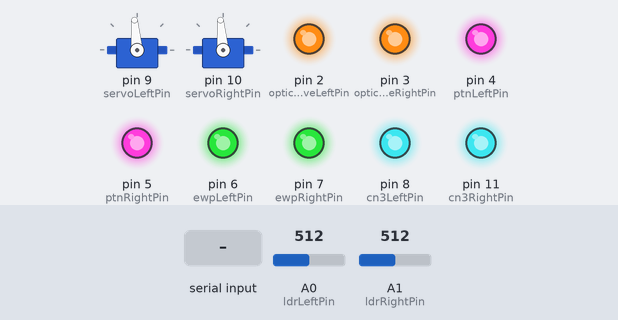
This sketch was run on a simulated Arduino Uno, built with avr-gcc and run on an emulated ATmega328P. Parts: 2 × servo, output pins drawn as LEDs (lit = HIGH). The test bench sets the inputs (shaded band); at power-on: A0 (ldrLeftPin) = 512, A1 (ldrRightPin) = 512. What the sketch prints to the serial monitor is not drawn.

Above: at 1.2 s.
1.3 s: A0 (ldrLeftPin) set to 417
4.4 s: A0 (ldrLeftPin) set to 387
At 6.0 s:
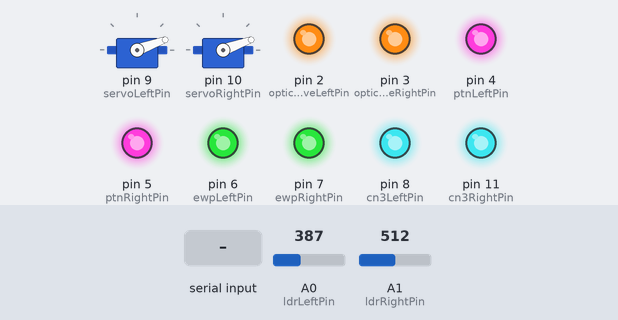
6.3 s: "SET_LDR_THRESH:90,45\n" received over Serial
At 7.4 s:
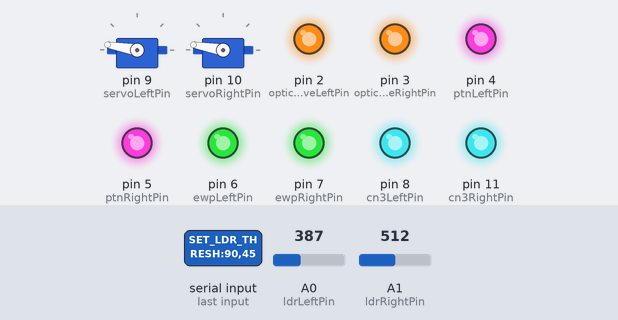
7.9 s: A1 (ldrRightPin) set to 95
10.2 s: A1 (ldrRightPin) set to 85
At 10.8 s:
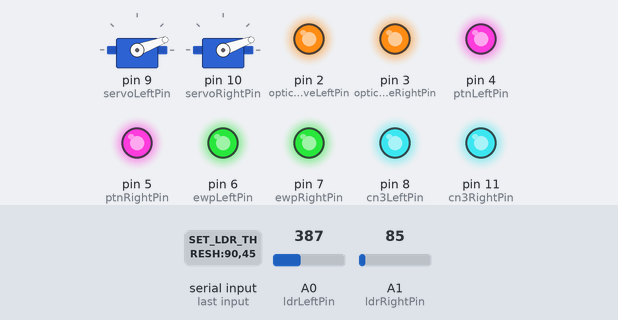
Timing chart, 0 to 13.2 s (numbered marks = the images above; inputs shaded):
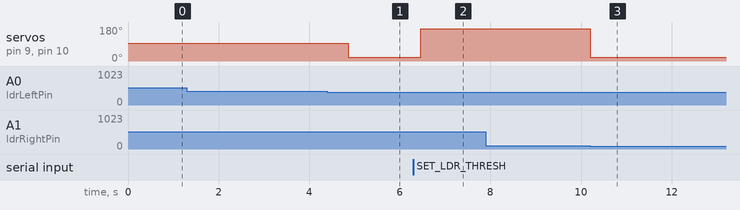

Measured:
- the behaviour switches between 400 and 399 on A0 (ldrLeftPin) (found by bisection; images 0 and 1)
- the behaviour switches between 90 and 89 on A1 (ldrRightPin) (found by bisection; images 2 and 3)
- after the input at 1.3 s, every drawn part: stays the same
- after the input at 4.4 s, servo on pin 9 (servoLeftPin), servo on pin 10 (servoRightPin): 95° → 20° after 0.46 s
- after the input at 6.3 s, servo on pin 9 (servoLeftPin), servo on pin 10 (servoRightPin): 20° → 170° after 0.16 s
- after the input at 7.9 s, every drawn part: stays the same
- after the input at 10.2 s, servo on pin 9 (servoLeftPin), servo on pin 10 (servoRightPin): 170° → 20° at once

The sketch:

Light_Reflex_Simulator.ino
```cpp
#include <Servo.h>

// === Pin Definitions ===
// LDR Analog Inputs
const int ldrLeftPin = A0;
const int ldrRightPin = A1;

// Servo Outputs
const int servoLeftPin = 9;
const int servoRightPin = 10;

// Lesion Pathway Control Pins (Arduino will control these as OUTPUTs to turn LEDs ON/OFF)
// HIGH = OK (LED ON), LOW = Lesion (LED OFF)
const int opticNerveLeftPin = 2;   // Optic Nerve Left Pathway LED (formerly Afferent Left)
const int opticNerveRightPin = 3;  // Optic Nerve Right Pathway LED (formerly Afferent Right)
const int ptnLeftPin = 4;        // Pretectal Nucleus Left Pathway LED
const int ptnRightPin = 5;       // Pretectal Nucleus Right Pathway LED
const int ewpLeftPin = 6;        // Edinger-Westphal Nucleus Left Pathway LED
const int ewpRightPin = 7;       // Edinger-Westphal Nucleus Right Pathway LED
const int cn3LeftPin = 8;        // 3rd Cranial Nerve Left Pathway LED
const int cn3RightPin = 11;      // 3rd Cranial Nerve Right Pathway LED // Corrected: Removed duplicate 'int'

// === Tweakable Light Intensity Thresholds (LDR values are inverse to light intensity) ===
// These will be adjusted by the GUI. Default values:
int HIGH_INTENSITY_LDR_THRESHOLD = 400; // LDR values BELOW this mean high light (pupil constricts)
int LOW_INTENSITY_LDR_THRESHOLD  = 600; // LDR values ABOVE this mean low light (pupil dilates)

// === Fixed Servo Limits for Reflex Mode ===
// Servos will operate between these angles for constriction/dilation.
const int SERVO_MIN_ANGLE = 20;  // Corresponds to fully constricted pupil
const int SERVO_MAX_ANGLE = 170; // Corresponds to fully dilated pupil

// === Servo Objects ===
Servo leftIris;
Servo rightIris;

// === Enums for better readability ===
enum LightLevel {
  NO_STIMULUS,
  LOW_LIGHT,
  AMBIENT_LIGHT,
  HIGH_LIGHT
};

// Operating mode is now fixed to REFLEX_MODE as per GUI simplification
// enum OperatingMode {
//   REFLEX_MODE,
//   MANUAL_MODE
// };
// OperatingMode currentOperatingMode = REFLEX_MODE; // Always REFLEX_MODE

// --- Serial Command Parsing (Memory Optimized) ---
const byte SERIAL_BUFFER_SIZE = 64; // Max command length + null terminator
char inputBuffer[SERIAL_BUFFER_SIZE];
byte bufferIndex = 0;
bool stringComplete = false;

void setup() {
  Serial.begin(9600);
  while (!Serial); // Wait for serial port to connect (Leonardo/Micro)

  leftIris.attach(servoLeftPin);
  rightIris.attach(servoRightPin);

  // Configure lesion control pins as OUTPUTs (explicitly for LEDs)
  pinMode(opticNerveLeftPin, OUTPUT);
  pinMode(opticNerveRightPin, OUTPUT);
  pinMode(ptnLeftPin, OUTPUT);
  pinMode(ptnRightPin, OUTPUT);
  pinMode(ewpLeftPin, OUTPUT);
  pinMode(ewpRightPin, OUTPUT);
  pinMode(cn3LeftPin, OUTPUT);
  pinMode(cn3RightPin, OUTPUT); // Corrected: cn3RightPin is now properly declared

  // Initial state of LEDs: All INTACT (LED ON, HIGH) until GUI sends commands
  // This will be set by the GUI on connection.
  digitalWrite(opticNerveLeftPin, HIGH);
  digitalWrite(opticNerveRightPin, HIGH);
  digitalWrite(ptnLeftPin, HIGH);
  digitalWrite(ptnRightPin, HIGH);
  digitalWrite(ewpLeftPin, HIGH);
  digitalWrite(ewpRightPin, HIGH);
  digitalWrite(cn3LeftPin, HIGH);
  digitalWrite(cn3RightPin, HIGH);

  // Set initial positions for both servos to their mid-range (dilated or mid-range)
  // angleToServo(0) maps to the middle of the SERVO_MIN_ANGLE and SERVO_MAX_ANGLE range
  leftIris.write(angleToServo(0));
  rightIris.write(angleToServo(0));

  Serial.println(F("Arduino Iris Reflex Simulation Ready.")); // F() macro to save PROGMEM
  Serial.println(F("Operating Mode: REFLEX_MODE (Fixed)")); // F() macro to save PROGMEM
}

void loop() {
  serialEvent(); // Check for incoming serial data

  if (stringComplete) {
    processCommand(inputBuffer); // Pass the C-style string
    bufferIndex = 0; // Reset buffer index
    stringComplete = false;
    memset(inputBuffer, 0, SERIAL_BUFFER_SIZE); // Clear the buffer
  }

  // Common operations: Read LDR values
  int leftLDR = analogRead(ldrLeftPin);
  int rightLDR = analogRead(ldrRightPin);

  // Variables to hold calculated angles in conceptual -90 to +90 range
  int calculatedAngleLeft = 0; // Default to mid-range (0 conceptual angle)
  int calculatedAngleRight = 0; // Default to mid-range (0 conceptual angle)

  // === Read the states of all pathway control pins ===
  // A HIGH signal means the pathway is INTACT (LED ON)
  // A LOW signal means the pathway has a LESION (LED OFF)
  bool opticNerveL_OK = digitalRead(opticNerveLeftPin) == HIGH;
  bool opticNerveR_OK = digitalRead(opticNerveRightPin) == HIGH;
  bool ptnLeft_OK = digitalRead(ptnLeftPin) == HIGH;
  bool ptnRight_OK = digitalRead(ptnRightPin) == HIGH;
  bool ewpLeft_OK = digitalRead(ewpLeftPin) == HIGH;
  bool ewpRight_OK = digitalRead(ewpRightPin) == HIGH;
  bool cn3Left_OK = digitalRead(cn3LeftPin) == HIGH;
  bool cn3Right_OK = digitalRead(cn3RightPin) == HIGH; // Corrected: cn3RightPin is now properly declared

  // === Assess Optic Nerve Pathway Integrity ===
  // Both optic nerve and pretectal nucleus pathways must be intact for light stimulus to be registered
  bool leftOpticNervePathwayIntact = opticNerveL_OK && ptnLeft_OK;
  bool rightOpticNervePathwayIntact = opticNerveR_OK && ptnRight_OK;

  // === Determine the OVERALL (Global) Light Level ===
  LightLevel currentGlobalLightLevel = NO_STIMULUS;

  // Logic for determining global light level based on LDR readings and intact optic nerve pathways
  if ((leftLDR < HIGH_INTENSITY_LDR_THRESHOLD && leftOpticNervePathwayIntact) ||
      (rightLDR < HIGH_INTENSITY_LDR_THRESHOLD && rightOpticNervePathwayIntact)) {
    currentGlobalLightLevel = HIGH_LIGHT;
  } else if ((leftLDR >= HIGH_INTENSITY_LDR_THRESHOLD && leftLDR <= LOW_INTENSITY_LDR_THRESHOLD && leftOpticNervePathwayIntact) ||
             (rightLDR >= HIGH_INTENSITY_LDR_THRESHOLD && rightLDR <= LOW_INTENSITY_LDR_THRESHOLD && rightOpticNervePathwayIntact)) {
    currentGlobalLightLevel = AMBIENT_LIGHT;
  } else if ((leftLDR > LOW_INTENSITY_LDR_THRESHOLD && leftOpticNervePathwayIntact) ||
             (rightLDR > LOW_INTENSITY_LDR_THRESHOLD && rightOpticNervePathwayIntact)) {
    currentGlobalLightLevel = LOW_LIGHT;
  }

  // === Apply reflex logic to iris constriction ===
  // Left Iris Reflex
  if (ewpLeft_OK && cn3Left_OK) { // Check if left efferent pathway (EWP and CN3) is intact
    switch (currentGlobalLightLevel) {
      case HIGH_LIGHT:    calculatedAngleLeft = -90; break; // Constrict fully (maps to SERVO_MIN_ANGLE)
      case AMBIENT_LIGHT: calculatedAngleLeft = 0;   break; // Midline (maps to middle of SERVO_MIN/MAX)
      case LOW_LIGHT:     calculatedAngleLeft = 90;  break; // Dilate fully (maps to SERVO_MAX_ANGLE)
      case NO_STIMULUS:
      default:            calculatedAngleLeft = 90;  break; // No stimulus or optic nerve lesion, remains dilated
    }
  } else {
    calculatedAngleLeft = 90; // Lesion present in efferent pathway, stays dilated
  }

  // Right Iris Reflex
  if (ewpRight_OK && cn3Right_OK) { // Check if right efferent pathway (EWP and CN3) is intact
    switch (currentGlobalLightLevel) {
      case HIGH_LIGHT:    calculatedAngleRight = -90; break; // Constrict fully (maps to SERVO_MIN_ANGLE)
      case AMBIENT_LIGHT: calculatedAngleRight = 0;   break; // Midline (maps to middle of SERVO_MIN/MAX)
      case LOW_LIGHT:     calculatedAngleRight = 90;  break; // Dilate fully (maps to SERVO_MAX_ANGLE)
      case NO_STIMULUS:
      default:            calculatedAngleRight = 90;  break; // No stimulus or optic nerve lesion, remains dilated
    }
  } else {
    calculatedAngleRight = 90; // Lesion present in efferent pathway, stays dilated
  }

  // Convert conceptual angles to servo 0-180 range (which is now 20-170)
  int finalServoLeftAngle = angleToServo(calculatedAngleLeft);
  int finalServoRightAngle = angleToServo(calculatedAngleRight);

  // Apply calculated angles to servos
  leftIris.write(finalServoLeftAngle);
  rightIris.write(finalServoRightAngle);

  // === Send Consolidated Data to GUI ===
  // This helps the GUI parse data efficiently
  // Using F() macro for constant strings to store them in Flash (PROGMEM)
  // which saves precious SRAM.
  Serial.print(F("DATA|"));
  Serial.print(F("LDR_L:")); Serial.print(leftLDR);
  Serial.print(F(",LDR_R:")); Serial.print(rightLDR);
  Serial.print(F("|MODE:REFLEX")); // Mode is fixed to REFLEX

  // Send lesion states
  Serial.print(F("|ONL:")); Serial.print(digitalRead(opticNerveLeftPin) == HIGH ? F("1") : F("0"));
  Serial.print(F(",ONR:")); Serial.print(digitalRead(opticNerveRightPin) == HIGH ? F("1") : F("0"));
  Serial.print(F(",PTNL:")); Serial.print(digitalRead(ptnLeftPin) == HIGH ? F("1") : F("0"));
  Serial.print(F(",PTNR:")); Serial.print(digitalRead(ptnRightPin) == HIGH ? F("1") : F("0"));
  Serial.print(F(",EWPL:")); Serial.print(digitalRead(ewpLeftPin) == HIGH ? F("1") : F("0"));
  Serial.print(F(",EWPR:")); Serial.print(digitalRead(ewpRightPin) == HIGH ? F("1") : F("0"));
  Serial.print(F(",CN3L:")); Serial.print(digitalRead(cn3LeftPin) == HIGH ? F("1") : F("0"));
  Serial.print(F(",CN3R:")); Serial.print(digitalRead(cn3RightPin) == HIGH ? F("1") : F("0")); // Corrected: cn3RightPin is now properly declared

  Serial.print(F("|GLL:"));
  // Re-calculate debugGlobalLightLevel for consistent output
  LightLevel debugGlobalLightLevel = NO_STIMULUS;
  if ((leftLDR < HIGH_INTENSITY_LDR_THRESHOLD && leftOpticNervePathwayIntact) ||
      (rightLDR < HIGH_INTENSITY_LDR_THRESHOLD && rightOpticNervePathwayIntact)) {
    debugGlobalLightLevel = HIGH_LIGHT;
  } else if ((leftLDR >= HIGH_INTENSITY_LDR_THRESHOLD && leftLDR <= LOW_INTENSITY_LDR_THRESHOLD && leftOpticNervePathwayIntact) ||
             (rightLDR >= HIGH_INTENSITY_LDR_THRESHOLD && rightLDR <= LOW_INTENSITY_LDR_THRESHOLD && rightOpticNervePathwayIntact)) {
    debugGlobalLightLevel = AMBIENT_LIGHT;
  } else if ((leftLDR > LOW_INTENSITY_LDR_THRESHOLD && leftOpticNervePathwayIntact) ||
             (rightLDR > LOW_INTENSITY_LDR_THRESHOLD && rightOpticNervePathwayIntact)) {
    debugGlobalLightLevel = LOW_LIGHT;
  }

  if (debugGlobalLightLevel == HIGH_LIGHT) Serial.print(F("HIGH_LIGHT"));
  else if (debugGlobalLightLevel == AMBIENT_LIGHT) Serial.print(F("AMBIENT_LIGHT"));
  else if (debugGlobalLightLevel == LOW_LIGHT) Serial.print(F("LOW_LIGHT"));
  else Serial.print(F("NO_STIMULUS"));

  int currentServoL = leftIris.read(); // Read current actual servo position
  int currentServoR = rightIris.read();

  Serial.print(F("|AngleL:")); Serial.print(calculatedAngleLeft); // Conceptual angle
  Serial.print(F(",AngleR:")); Serial.print(calculatedAngleRight); // Conceptual angle
  Serial.print(F(",ServoL:")); Serial.print(currentServoL);    // Actual servo angle
  Serial.print(F(",ServoR:")); Serial.println(currentServoR);    // Actual servo angle


  // Optional: Extensive debug print (also using F() for PROGMEM)
  Serial.print(F("DBG|"));
  Serial.print(F("LDR_L: ")); Serial.print(leftLDR);
  Serial.print(F(" | LDR_R: ")); Serial.print(rightLDR);
  Serial.print(F(" | OpticNerve_L_OK: ")); Serial.print(opticNerveL_OK ? F("OK") : F("Lesion"));
  Serial.print(F(" | OpticNerve_R_OK: ")); Serial.print(opticNerveR_OK ? F("OK") : F("Lesion"));
  Serial.print(F(" | PTN_L_OK: ")); Serial.print(ptnLeft_OK ? F("OK") : F("Lesion"));
  Serial.print(F(" | PTN_R_OK: ")); Serial.print(ptnRight_OK ? F("OK") : F("Lesion"));
  Serial.print(F(" | EWP_L_OK: ")); Serial.print(ewpLeft_OK ? F("OK") : F("Lesion"));
  Serial.print(F(" | EWP_R_OK: ")); Serial.print(ewpRight_OK ? F("OK") : F("Lesion"));
  Serial.print(F(" | CN3_L_OK: ")); Serial.print(cn3Left_OK ? F("OK") : F("Lesion"));
  Serial.print(F(" | CN3_R_OK: ")); Serial.print(cn3Right_OK ? F("OK") : F("Lesion")); // Corrected: cn3RightPin is now properly declared
  Serial.print(F(" | Global_Light_Level: "));
  if (debugGlobalLightLevel == HIGH_LIGHT) Serial.print(F("HIGH_LIGHT"));
  else if (debugGlobalLightLevel == AMBIENT_LIGHT) Serial.print(F("AMBIENT_LIGHT"));
  else if (debugGlobalLightLevel == LOW_LIGHT) Serial.print(F("LOW_LIGHT"));
  else Serial.print(F("NO_STIMULUS"));
  Serial.print(F(" | Angle_L (deg): ")); Serial.print(calculatedAngleLeft);
  Serial.print(F(" | Angle_R (deg): ")); Serial.print(calculatedAngleRight);
  Serial.print(F(" | Servo_L (20-170): ")); Serial.print(currentServoL);
  Serial.print(F(" | Servo_R (20-170): ")); Serial.println(currentServoR);


  delay(150); // Small delay to stabilize readings and avoid flickering
}

// === Helper function to convert conceptual angle (-90 to +90) into servo signal (20-170) ===
int angleToServo(int angle) {
  // Map -90 (constricted) to SERVO_MIN_ANGLE (20)
  // Map +90 (dilated) to SERVO_MAX_ANGLE (170)
  return map(angle, -90, 90, SERVO_MIN_ANGLE, SERVO_MAX_ANGLE);
}

// === Serial Event Handler (for C-style string) ===
void serialEvent() {
  while (Serial.available()) {
    char inChar = (char)Serial.read();
    // If the buffer is not full and it's not a newline, add character
    if (inChar != '\n' && bufferIndex < SERIAL_BUFFER_SIZE - 1) {
      inputBuffer[bufferIndex++] = inChar;
    } else if (inChar == '\n') {
      inputBuffer[bufferIndex] = '\0'; // Null-terminate the string
      stringComplete = true;
    }
  }
}

// === Command Processing Function (for C-style string) ===
void processCommand(char* command) {
  // Use C-string functions (strstr, sscanf, atoi)
  // strstr returns a pointer to the first occurrence of the substring, or NULL if not found.

  // SET_LDR_THRESH command
  if (strstr(command, "SET_LDR_THRESH:") == command) {
    int high, low;
    // sscanf is powerful for parsing formatted strings
    if (sscanf(command, "SET_LDR_THRESH:%d,%d", &high, &low) == 2) {
      HIGH_INTENSITY_LDR_THRESHOLD = high;
      LOW_INTENSITY_LDR_THRESHOLD = low;
      Serial.print(F("LDR Thresholds set: High="));
      Serial.print(HIGH_INTENSITY_LDR_THRESHOLD);
      Serial.print(F(", Low="));
      Serial.println(LOW_INTENSITY_LDR_THRESHOLD);
    } else {
      Serial.println(F("Error: Invalid SET_LDR_THRESH format. Use SET_LDR_THRESH:<high>,<low>"));
    }
  }
  // SET_PIN_STATE command (for lesion switches)
  else if (strstr(command, "SET_PIN_STATE:") == command) {
    int pinNum, state;
    if (sscanf(command, "SET_PIN_STATE:%d,%d", &pinNum, &state) == 2) {
      // Check if the pin number is one of the defined lesion control pins
      if (pinNum == opticNerveLeftPin || pinNum == opticNerveRightPin || // Updated pin names
          pinNum == ptnLeftPin || pinNum == ptnRightPin ||
          pinNum == ewpLeftPin || pinNum == ewpRightPin ||
          pinNum == cn3LeftPin || pinNum == cn3RightPin) { // Corrected: cn3RightPin is now properly declared
        digitalWrite(pinNum, (state == 1) ? HIGH : LOW); // 1 (HIGH) = INTACT (LED ON), 0 (LOW) = LESION (LED OFF)
        Serial.print(F("Pin "));
        Serial.print(pinNum);
        Serial.print(F(" set to "));
        Serial.println(state == 1 ? F("HIGH (INTACT, LED ON)") : F("LOW (LESION, LED OFF)"));
      } else {
        Serial.print(F("Error: Invalid pin number for lesion control: "));
        Serial.println(pinNum);
      }
    } else {
      Serial.println(F("Error: Invalid SET_PIN_STATE format. Use SET_PIN_STATE:<pin>,<state>"));
    }
  }
  // All other commands are now considered unknown as manual mode is removed
  else {
    Serial.print(F("Unknown command: "));
    Serial.println(command);
  }
}
```
